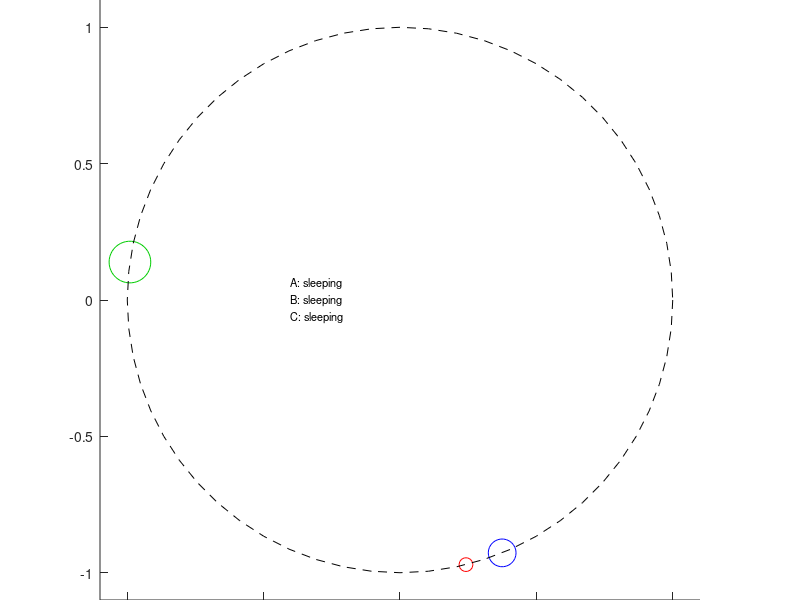

Write MATLAB code to recreate this figure. (Note: this script raises an error after producing the figure.)
%script for animating solution to the three paratrooper problem

%I'm using polar coordinates for this, because it makes it all easier. If
%you wanted, you could started with random cartesian locations for the
%three troopers, then calculate the circle they encompas

rng(6);
gifName = 'paratroopers.gif';
frameDelay = 0.04;

%speed (in degrees/tick)
speed = 4;

r = 1; %radius of troopers
centre = [0, 0]; %centre of the trooper circle

%angles of each trooper (degrees)
troopAng = floor(rand(3, 1) * 360/speed)*speed;

%waketime for each
%wakeTick = ceil(rand(3, 1) * 100);
wakeTick = [30, 10, 40];
awake = zeros(3, 1);


f = figure('Position', [350 350 200 200]);
a = axes('Position', [0 0 1 1]);
troopPlot = scatter(r*cosd(troopAng) + centre(1), r*sind(troopAng) + centre(2),...
    [10^2 20^2 30^2], [1 0 0; 0 0 1; 0 0.8 0]);
hold on
xlim([-1.1 1.1]);
ylim([-1.1 1.1]);
axis square;
rectangle('Position', [centre(1)-r, centre(2)-r, r*2, r*2], ...
    'Curvature', 1, 'LineStyle', '--');

infoText = text(centre(1)-0.4, centre(2), {...
    'A: sleeping'
    'B: sleeping'
    'C: sleeping'}, 'HorizontalAlignment', 'left', 'FontSize', 8);

a.XAxis.Visible = 'off';
a.YAxis.Visible = 'off';

for tick=(1:5000)
    %wake up sleepy heads
    if wakeTick(1) == tick
        awake(1) = 1;
        infoText.String{1} = 'A: waiting';
    end
    if wakeTick(2) == tick
        awake(2) = 1;
        infoText.String{2} = 'B: circling';
    end
    if wakeTick(3) == tick
        awake(3) = 1;
        CSavedPositions = troopAng(1:2);
        CTarget = 1;
        CWait = 0;
        plot(r*cosd(troopAng(2)) + centre(1), r*sind(troopAng(2)) + centre(2),...
            'Marker', 'x', 'Color', [0 0.8 0], 'MarkerSize', 10);
        plot(r*cosd(troopAng(1)) + centre(1), r*sind(troopAng(1)) + centre(2), ...
            'Marker', '*', 'Color', [1 0 0], 'MarkerSize', 5);
    end
    
    %B just walks in circles
    if awake(2)
       troopAng(2) = mod(troopAng(2) + speed, 360); 
    end
    
    %C goes between the two position he knows
    if awake(3)
        %if he's walking
        if CWait==0
            if troopAng(3) == CSavedPositions(CTarget+1)
                CWait = 360/speed;
                CTarget = mod(CTarget + 1, 2);
                infoText.String{3} = 'C: waiting for B to circle once';
            else
                troopAng(3) = mod(troopAng(3) + speed, 360);
                if CTarget == 0
                    infoText.String{3} = 'C: walking towards point *';
                else
                    infoText.String{3} = 'C: walking towards point x';
                end
            end
        else %if he's waiting
            CWait = CWait - 1;
        end
    end
    troopPlot.XData = r*cosd(troopAng) + centre(1);
    troopPlot.YData = r*sind(troopAng) + centre(2);
    drawnow;
    
    if all(troopAng == troopAng(1))
        break
    end
    pause(frameDelay);
    
    if ~isempty(gifName)
        frame = getframe(f);
        im = frame2im(frame);
        [imind,cm] = rgb2ind(im,256);
        if tick == 1
            imwrite(imind,cm,gifName,'gif', 'Loopcount',inf, 'DelayTime',frameDelay);
        else
            imwrite(imind,cm,gifName,'gif','WriteMode','append', 'DelayTime',frameDelay);
        end
    end
    
end
